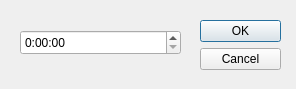
<?xml version="1.0" encoding="UTF-8"?>
<ui version="4.0">
 <class>Dialog</class>
 <widget class="QDialog" name="Dialog">
  <property name="geometry">
   <rect>
    <x>0</x>
    <y>0</y>
    <width>296</width>
    <height>89</height>
   </rect>
  </property>
  <property name="windowTitle">
   <string>Dialog</string>
  </property>
  <widget class="QDialogButtonBox" name="buttonBox">
   <property name="geometry">
    <rect>
     <x>200</x>
     <y>20</y>
     <width>81</width>
     <height>241</height>
    </rect>
   </property>
   <property name="orientation">
    <enum>Qt::Vertical</enum>
   </property>
   <property name="standardButtons">
    <set>QDialogButtonBox::Cancel|QDialogButtonBox::Ok</set>
   </property>
  </widget>
  <widget class="QTimeEdit" name="timeEdit">
   <property name="geometry">
    <rect>
     <x>20</x>
     <y>30</y>
     <width>161</width>
     <height>25</height>
    </rect>
   </property>
   <property name="displayFormat">
    <string>H:mm:ss</string>
   </property>
  </widget>
 </widget>
 <resources/>
 <connections>
  <connection>
   <sender>buttonBox</sender>
   <signal>accepted()</signal>
   <receiver>Dialog</receiver>
   <slot>accept()</slot>
   <hints>
    <hint type="sourcelabel">
     <x>248</x>
     <y>254</y>
    </hint>
    <hint type="destinationlabel">
     <x>157</x>
     <y>88</y>
    </hint>
   </hints>
  </connection>
  <connection>
   <sender>buttonBox</sender>
   <signal>rejected()</signal>
   <receiver>Dialog</receiver>
   <slot>reject()</slot>
   <hints>
    <hint type="sourcelabel">
     <x>226</x>
     <y>260</y>
    </hint>
    <hint type="destinationlabel">
     <x>286</x>
     <y>88</y>
    </hint>
   </hints>
  </connection>
 </connections>
</ui>
